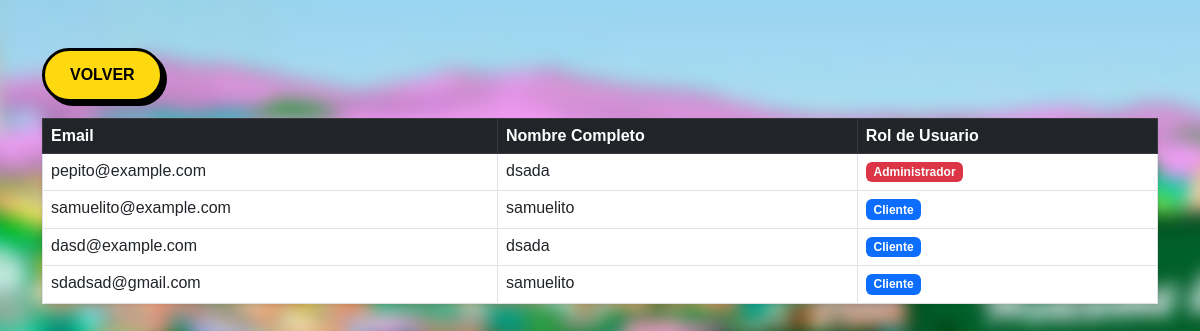
The app's page /user_panel/, older data.
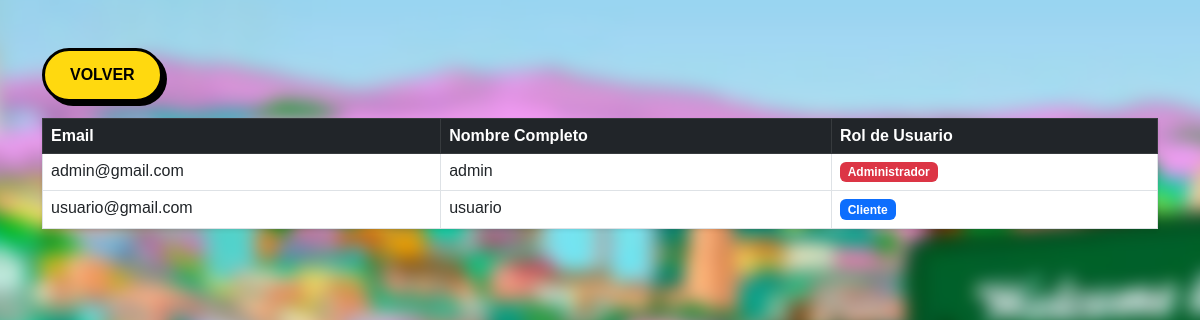
The same page, newer data.
### app/models.py (models this page shows)
class Usuario(AbstractBaseUser, PermissionsMixin):
    ROLES = (
        ('admin', 'Administrador'),
        ('cliente', 'Cliente'),
    )
    email = models.EmailField(unique=True)
    nombre = models.CharField(max_length=100)
    rol = models.CharField(max_length=20, choices=ROLES)
    is_active = models.BooleanField(default=True)
    is_staff = models.BooleanField(default=False)
    objects = UsuarioManager()
    USERNAME_FIELD = 'email'
    REQUIRED_FIELDS = ['nombre', 'rol']

### app/views.py (the view)
# urls.py: path('user_panel/', views.user_panel, name='user_panel'),
def user_panel(request):
    usuarios = Usuario.objects.all()
    return render(request, 'user_panel.html', {'usuarios': usuarios})

### templates/user_panel.html (shortened to what this page needs)
<link href="https://cdn.jsdelivr.net/npm/bootstrap@5.3.0/dist/css/bootstrap.min.css" rel="stylesheet">
{% load static %}
<link rel="stylesheet" href="{% static 'css/global.css' %}">
<div class="container mt-5">
    <a href="{% url 'gestion' %}" class="btn-simpson mb-3">Volver</a>
    <table class="table table-bordered shadow-sm">
        <thead class="table-dark">
            <tr>
                <th>Email</th>
                <th>Nombre Completo</th>
                <th>Rol de Usuario</th>
            </tr>
        </thead>
        <tbody>
            {% for u in usuarios %}
            <tr>
                <td>{{ u.email }}</td>
                <td>{{ u.nombre }}</td>
                <td>
                    {% if u.rol == 'admin' %}
                        <span class="badge bg-danger">Administrador</span>
                    {% else %}
                        <span class="badge bg-primary">Cliente</span>
                    {% endif %}
                </td>
            </tr>
            {% empty %}
            <tr>
                <td colspan="3" class="text-center">No hay ciudadanos registrados en SQLite.</td>
            </tr>
            {% endfor %}
        </tbody>
    </table>
</div>

### app/static/css/global.css (style rules this page uses)
.btn-simpson { background-color: #FFD90F; color: #000; font-weight: 900; text-transform: uppercase; text-decoration: none; padding: 12px 25px; border: 3px solid #000; border-radius: 50px; box-shadow: 4px 4px 0px #000; transition: all 0.2s ease; flex: 1 1 150px; max-width: 250px; text-align: center; display: inline-block; }

Row changes from the older to the newer data that the page shows:
removed Usuario: email "pepito@example.com", nombre "dsada", rol "Administrador"
removed Usuario: email "samuelito@example.com", nombre "samuelito", rol "Cliente"
removed Usuario: email "dasd@example.com", nombre "dsada", rol "Cliente"
removed Usuario: email "sdadsad@gmail.com", nombre "samuelito", rol "Cliente"
added Usuario: email "admin@gmail.com", nombre "admin", rol "Administrador"
added Usuario: email "usuario@gmail.com", nombre "usuario", rol "Cliente"
